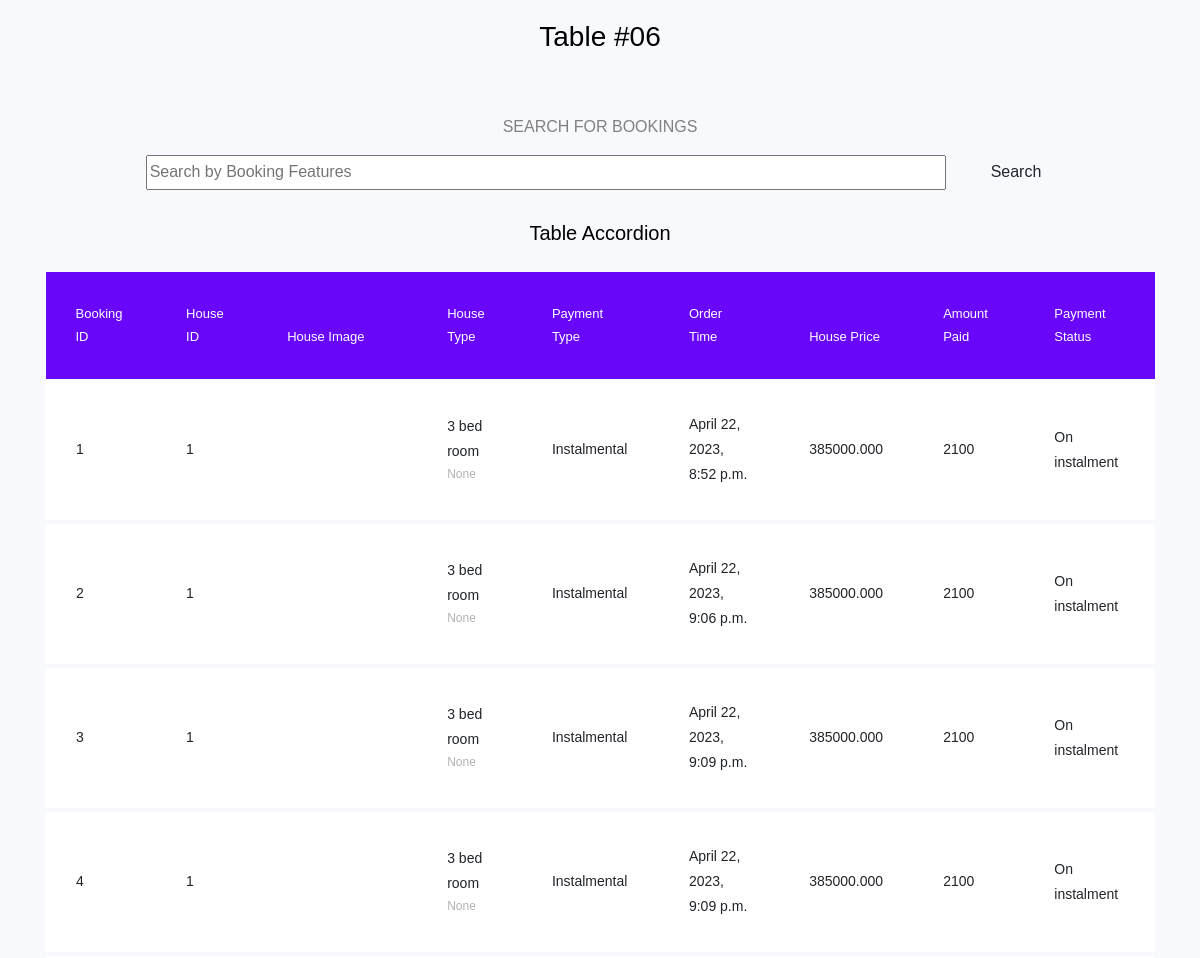
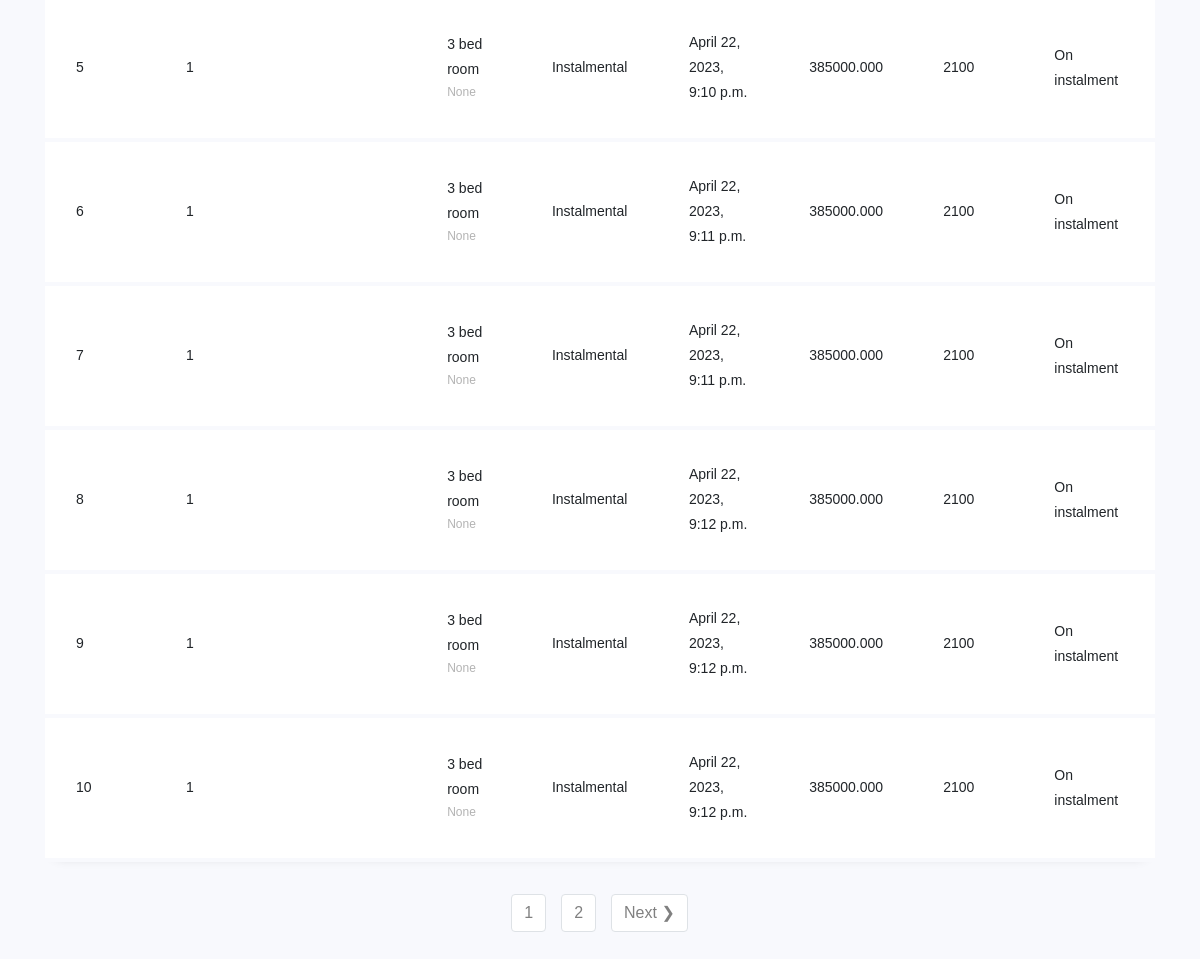
The page /bookings/ on the database its author committed (2 pictures, top to bottom).
### base/models.py (models this page shows, shortened)
class Booking(models.Model):
    house = models.ForeignKey('House', models.CASCADE)# Field name made lowercase.
    payment_type = models.ForeignKey('PaymentType', models.CASCADE, blank=True, null=True)
    order_time = models.DateTimeField(blank=True, null=True, auto_now_add=True)
    pay_status = models.ForeignKey('PaymentStatus', models.CASCADE)
    paid = models.IntegerField(blank=True, null=True)
    house_price = models.IntegerField(blank=True, null=True)

class House(models.Model):
    price = models.IntegerField(blank=True, null=True)
    description = models.TextField(null=True, blank=True)
    type = models.ForeignKey('HouseTypes', models.CASCADE)  # Field name made lowercase.
    location = models.ForeignKey('HouseLocation', models.CASCADE)  # Field name made lowercase.
    conpletion_status = models.ForeignKey(ConpletionStatus, models.CASCADE,)  # Field name made lowercase.
    class Meta:
        ordering = ['id']
    def __str__(self):
        return str(self.id)
    @property
    def total_price(self):
        value = self.location.value
        price = self.type.price
        return (value * price) + price

class HouseTypes(models.Model):
    house_type = models.CharField(max_length=45)
    price = models.IntegerField(blank=True, null=True)
    def __str__(self):
        return self.house_type

class PaymentType(models.Model):
    payment_type = models.CharField(max_length=45, blank=True, null=True)
    def __str__(self):
        return self.payment_type

class HouseLocation(models.Model):
    location = models.CharField(max_length=45)
    value = models.DecimalField(max_digits=5, decimal_places=3, blank=True, null=True)

class PaymentStatus(models.Model):
    payment_status = models.CharField(max_length=25)
    def __str__(self):
        return self.payment_status

### base/views.py (the view)
# urls.py: path('bookings/', views.booking, name ='bookings'),
def booking(request):
    booking, search_query = searchBooking(request)
    custom_rangeb, booking = paginateBooking(request, booking, 10)
    context = {'booking': booking, 'search_query': search_query, 'custom_range': custom_rangeb}
    return render(request, 'booking.html', context)

### base/views.py (called while the page is built)
def searchBooking(request):
    search_query = ""
    if request.GET.get('search_query'):
        search_query = request.GET.get('search_query')
    booking = Booking.objects.distinct().filter(
        Q(pay_status__payment_status__icontains=search_query) |
        Q(paid__icontains=search_query) |
        Q(payment_type__payment_type__icontains=search_query) |
        Q(order_time__icontains=search_query)
    )
    return booking, search_query

def paginateBooking(request, booking, results):
    pageb = request.GET.get('page')
    paginatorb = Paginator(booking, results)
    try:
        booking = paginatorb.page(pageb)
    except PageNotAnInteger:
        pageb = 1
        booking = paginatorb.page(pageb)
    except EmptyPage:
        pageb = paginatorb.num_pages
        booking = paginatorb.page(pageb)
    except:
        pageb = 1
        booking = paginatorb.page(pageb)
    leftIndex = (int(pageb) - 4)
    if leftIndex < 1:
        leftIndex = 1
    rightIndex =(int(pageb) + 5)
    if rightIndex > paginatorb.num_pages:
        rightIndex = paginatorb.num_pages + 1
    custom_rangeb = range(leftIndex, rightIndex)
    return custom_rangeb, booking

### template/booking.html (shortened to what this page needs)
{% load static %}
<!doctype html>
<html lang="en">
  <head>
	<link rel="stylesheet" href="https://stackpath.bootstrapcdn.com/font-awesome/4.7.0/css/font-awesome.min.css">
	<link rel="stylesheet" href="{% static 'css/styletwo.css' %}">
	</head>
	<body>
	<section class="ftco-section">
		<div class="container">
			<div class="row justify-content-center">
				<div class="col-md-6 text-center mb-4">
					<h2 class="heading-section">Table #06</h2>
				</div>
			</div>
			<section class="hero-section text-center">
				<div class="container container--narrow">
				  <div class="hero-section__box">
					<h2>Search for <span>Bookings</span></h2>
				  </div>
				  <div class="hero-section__search">
					<form id="searchForm" class="form" action="" method="get">
					  <div class="form__field">
						<input class="input input--text" id="formInput#search" type="text" name="search_query"
						value="{{search_query}}"  placeholder="Search by Booking Features" />
					  </div>
					  <input class="btn btn--sub btn--lg" type="submit" value="Search" />
					</form>
				  </div>
				</div>
			</section>
			<div class="row">
				<div class="col-md-12">
					<h3 class="h5 mb-4 text-center">Table Accordion</h3>
					<div class="table-wrap">
						<table class="table">
						  <thead class="thead-primary">
						    <tr>
								<th>Booking ID</th>
								<th>House ID</th>
								<th>House Image</th>
								<th>House Type</th>
								<th>Payment Type</th>
								<th>Order Time</th>
								<th>House Price</th>
								<th>Amount Paid</th>
								<th>Payment Status</th>
						    </tr>
						  </thead>
						  <tbody>
							{% for b in booking %}
						    <tr class="alert" role="alert">
						    	<td>{{b.id}}</td>
								<td>{{b.house}}</td>
						    	<td><div class="img" style="background-image: url(images/product-1.png);"></div></td>
								<td>
									<div class="email">
										<span>{{b.house.type}}</span>
										<span>{{b.house.description|slice:'50'}}</span>
									</div>
								</td>
								<td>{{b.payment_type}}</td>
								<td>{{b.order_time}}</td>
								<td>{{b.house.total_price}}</td>
								<td>{{b.paid}}</td>
								<td>{{b.pay_status}}</td>
						</tr>
							{% endfor %}
						  </tbody>
						</table>
					</div>
				</div>
			</div>
		</div>
	</section>
	{% include "paginator.html" with queryset=booking custom_rangeb=custom_rangeb %}
	</body>
</html>

### rows shown on the page
Booking: id "1", house "1", house.type "3 bed room", house.description "None", payment_type "Instalmental", order_time "April 22, 2023, 8:52 p.m.", house.total_price "385000.000", paid "2100", pay_status "On instalment"
Booking: id "2", house "1", house.type "3 bed room", house.description "None", payment_type "Instalmental", order_time "April 22, 2023, 9:06 p.m.", house.total_price "385000.000", paid "2100", pay_status "On instalment"
Booking: id "3", house "1", house.type "3 bed room", house.description "None", payment_type "Instalmental", order_time "April 22, 2023, 9:09 p.m.", house.total_price "385000.000", paid "2100", pay_status "On instalment"
Booking: id "4", house "1", house.type "3 bed room", house.description "None", payment_type "Instalmental", order_time "April 22, 2023, 9:09 p.m.", house.total_price "385000.000", paid "2100", pay_status "On instalment"
Booking: id "5", house "1", house.type "3 bed room", house.description "None", payment_type "Instalmental", order_time "April 22, 2023, 9:10 p.m.", house.total_price "385000.000", paid "2100", pay_status "On instalment"
Booking: id "6", house "1", house.type "3 bed room", house.description "None", payment_type "Instalmental", order_time "April 22, 2023, 9:11 p.m.", house.total_price "385000.000", paid "2100", pay_status "On instalment"
Booking: id "7", house "1", house.type "3 bed room", house.description "None", payment_type "Instalmental", order_time "April 22, 2023, 9:11 p.m.", house.total_price "385000.000", paid "2100", pay_status "On instalment"
Booking: id "8", house "1", house.type "3 bed room", house.description "None", payment_type "Instalmental", order_time "April 22, 2023, 9:12 p.m.", house.total_price "385000.000", paid "2100", pay_status "On instalment"
Booking: id "9", house "1", house.type "3 bed room", house.description "None", payment_type "Instalmental", order_time "April 22, 2023, 9:12 p.m.", house.total_price "385000.000", paid "2100", pay_status "On instalment"
Booking: id "10", house "1", house.type "3 bed room", house.description "None", payment_type "Instalmental", order_time "April 22, 2023, 9:12 p.m.", house.total_price "385000.000", paid "2100", pay_status "On instalment"

### other values the page prints
{{ page }} "1"
{{ page }} "2"
